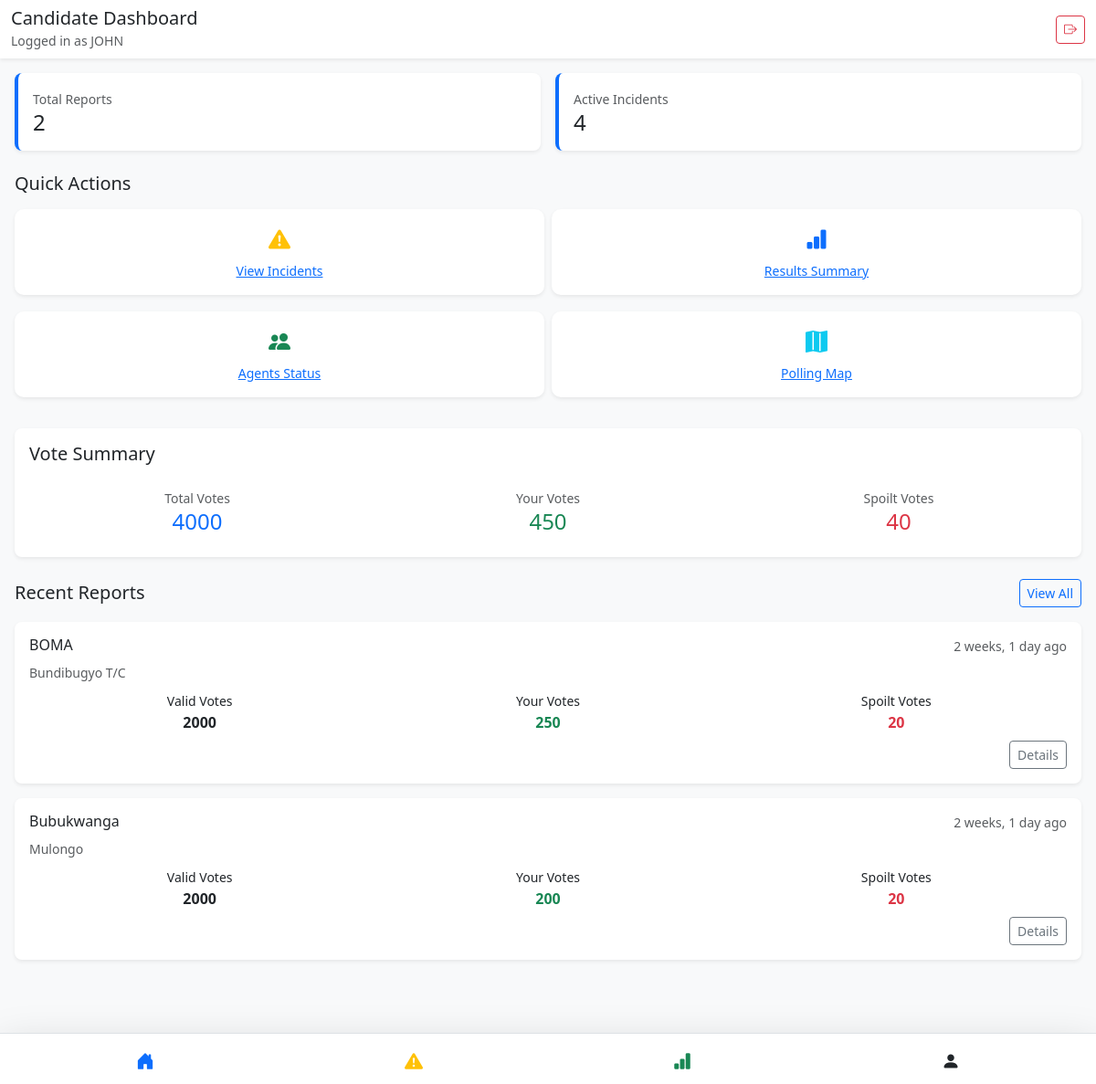
/candidate_dashboard.html (signed in), run on an earlier commit of the app's database.
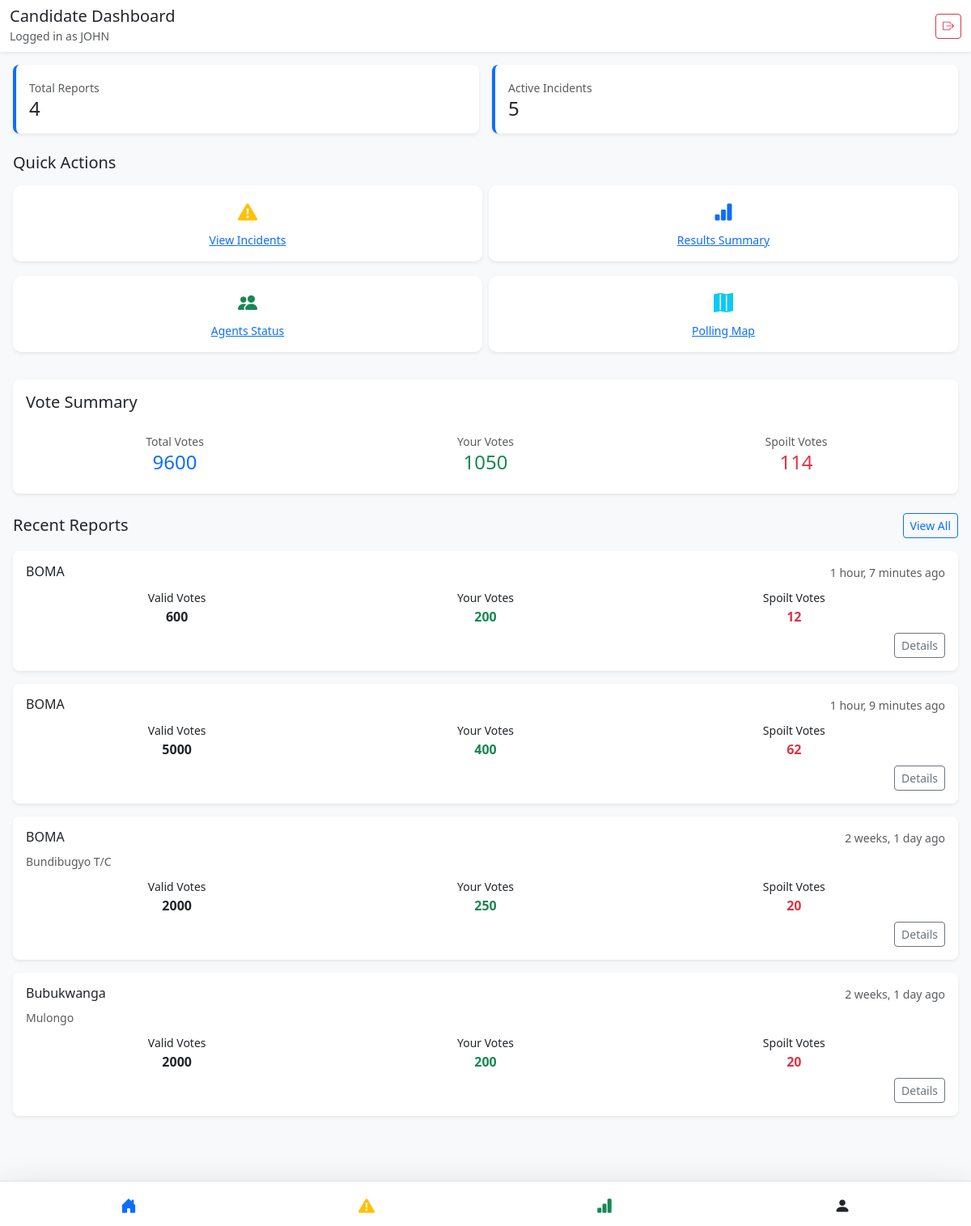
And on a later commit of the database.
### agent/models.py (models this page shows, shortened)
class VoteReport(models.Model):
    agent = models.ForeignKey(Agent, on_delete=models.CASCADE, related_name='vote_report', null=True, blank=True  )
    poll_name = models.CharField(max_length=200)
    location = models.CharField(max_length=200, blank=True)
    valid_vote = models.IntegerField(default=0)
    spoilt_vote = models.IntegerField(default=0)
    vote_count = models.IntegerField(default=0)
    comment = models.TextField(blank=True)
    photo = models.ImageField(upload_to='vote_reports/', null=True, blank=True)
    dr_form = models.FileField(
        upload_to='dr_forms/',
        blank=True,
        null=True,
        verbose_name="DR Form Photo")
    submitted_at = models.DateTimeField(default=timezone.now)

### agent/views.py (the view)
# urls.py: path('candidate_dashboard.html', views.candidate_dashboard, name='candidate_dashboard'),
@login_required
def candidate_dashboard(request):
    try:
        candidate = request.user.candidate
    except:
        return redirect('candidate_login')
    reports = VoteReport.objects.filter(agent__candidate=candidate).order_by('-submitted_at')
    incidents = Incident.objects.filter(agent__candidate=candidate, resolved=False).order_by('-submitted_at')
    vote_totals = VoteReport.objects.filter(
        agent__candidate=candidate
    ).aggregate(
        valid_vote=Sum('valid_vote'),
        vote_count=Sum('vote_count'),
        spoilt_vote=Sum('spoilt_vote')
    )
    context = {
        'reports': reports[:5],
        'total_votes': vote_totals['valid_vote'] or 0,
        'candidate_votes': vote_totals['vote_count'] or 0,
        'spoilt_votes': vote_totals['spoilt_vote'] or 0,
        'active_incidents_count': incidents.count() or 0,
    }
    return render(request, 'candidate_dashboard.html', context)

### templates/candidate_dashboard.html (shortened to what this page needs)
<!DOCTYPE html>
<html lang="en">
<head>
  <link href="https://cdn.jsdelivr.net/npm/bootstrap@5.3.0/dist/css/bootstrap.min.css" rel="stylesheet">
  <link rel="stylesheet" href="https://cdn.jsdelivr.net/npm/bootstrap-icons@1.10.0/font/bootstrap-icons.css">
</head>
<body class="bg-light">
  <header class="sticky-top bg-white shadow-sm">
    <div class="container-fluid py-2">
      <div class="d-flex justify-content-between align-items-center">
        <div>
          <h5 class="mb-0">Candidate Dashboard</h5>
          <small class="text-muted">Logged in as {{ user.username }}</small>
        </div>
        <a href="{% url 'logout' %}" class="btn btn-sm btn-outline-danger">
          <i class="bi bi-box-arrow-right"></i>
        </a>
      </div>
    </div>
  </header>
  <main class="container-fluid p-3">
    <div class="row g-3 mb-4">
      <div class="col-6">
        <div class="status-card bg-white p-3 shadow-sm">
          <small class="text-muted">Total Reports</small>
          <h4 class="mb-0">{{ reports|length }}</h4>
        </div>
      </div>
      <div class="col-6">
        <div class="status-card bg-white p-3 shadow-sm">
          <small class="text-muted">Active Incidents</small>
          <h4 class="mb-0">{{ active_incidents_count }}</h4>
        </div>
      </div>
    </div>
    <h5 class="mb-3">Quick Actions</h5>
    <div class="row g-2 mb-4">
      <div class="col-6">
        <a href="{% url 'reported_incident' %}" class="quick-action-btn bg-white shadow-sm d-block">
          <div class="text-warning mb-1">
            <i class="bi bi-exclamation-triangle-fill fs-4"></i>
          </div>
          <small>View Incidents</small>
        </a>
      </div>
      <div class="col-6">
         <a href="{% url 'results_summary' %}" class="quick-action-btn bg-white shadow-sm d-block">
          <div class="text-primary mb-1">
            <i class="bi bi-bar-chart-fill fs-4"></i>
          </div>
          <small>Results Summary</small>
        </a>
      </div>
      <div class="col-6">
        <a href="#" class="quick-action-btn bg-white shadow-sm d-block">
          <div class="text-success mb-1">
            <i class="bi bi-people-fill fs-4"></i>
          </div>
          <small>Agents Status</small>
        </a>
      </div>
      <div class="col-6">
        <a href="#" class="quick-action-btn bg-white shadow-sm d-block">
          <div class="text-info mb-1">
            <i class="bi bi-map-fill fs-4"></i>
          </div>
          <small>Polling Map</small>
        </a>
      </div>
    </div>
    <div class="bg-white rounded-3 shadow-sm p-3 mb-4">
      <h5 class="mb-3">Vote Summary</h5>
      <div class="row g-3 text-center">
        <div class="col-4">
          <div class="p-2">
            <small class="text-muted">Total Votes</small>
            <h4 class="mb-0 text-primary">{{ total_votes }}</h4>
          </div>
        </div>
        <div class="col-4">
          <div class="p-2">
            <small class="text-muted">Your Votes</small>
            <h4 class="mb-0 text-success">{{ candidate_votes }}</h4>
          </div>
        </div>
        <div class="col-4">
          <div class="p-2">
            <small class="text-muted">Spoilt Votes</small>
            <h4 class="mb-0 text-danger">{{ spoilt_votes }}</h4>
          </div>
        </div>
      </div>
    </div>
    <div class="d-flex justify-content-between align-items-center mb-3">
      <h5 class="mb-0">Recent Reports</h5>
      <a href="{% url 'reports' %}" class="btn btn-sm btn-outline-primary">View All</a>
    </div>
    {% if reports %}
      <div class="row g-3">
        {% for report in reports|slice:":4" %}
        <div class="col-12">
          <div class="report-card bg-white rounded-3 shadow-sm p-3">
            <div class="d-flex justify-content-between mb-2">
              <h6 class="mb-0">{{ report.poll_name }}</h6>
              <small class="text-muted">{{ report.submitted_at|timesince }} ago</small>
            </div>
            <p class="text-muted small mb-2">{{ report.location }}</p>
            <div class="row g-2 text-center">
              <div class="col-4">
                <small>Valid Votes</small>
                <p class="mb-0 fw-bold">{{ report.valid_vote }}</p>
              </div>
              <div class="col-4">
                <small>Your Votes</small>
                <p class="mb-0 fw-bold text-success">{{ report.vote_count }}</p>
              </div>
              <div class="col-4">
                <small>Spoilt Votes</small>
                <p class="mb-0 fw-bold text-danger">{{ report.spoilt_vote }}</p>
              </div>
            </div>
            <div class="d-flex justify-content-end mt-2">
<a href="{% url 'report_detail' report.id %}" class="btn btn-sm btn-outline-secondary">Details</a>
            </div>
          </div>
        </div>
        {% endfor %}
      </div>
    {% else %}
      <div class="alert alert-info">
        <i class="bi bi-info-circle"></i> No reports submitted yet by your agents.
      </div>
    {% endif %}
  </main>
  <nav class="navbar fixed-bottom bg-white shadow-lg border-top">
    <div class="container-fluid">
      <div class="d-flex justify-content-around w-100">
        <a href="#" class="btn btn-link text-primary active">
          <i class="bi bi-house-door-fill fs-5"></i>
        </a>
        <a href="{% url 'reported_incident' %}" class="btn btn-link text-warning">
          <i class="bi bi-exclamation-triangle-fill fs-5"></i>
        </a>
        <a href="#" class="btn btn-link text-success">
          <i class="bi bi-bar-chart-fill fs-5"></i>
        </a>
        <a href="#" class="btn btn-link text-dark">
          <i class="bi bi-person-fill fs-5"></i>
        </a>
      </div>
    </div>
  </nav>
</body>
</html>

### templates/candidate_dashboard.html (style rules this page uses)
.quick-action-btn { border-radius: 10px; padding: 15px; margin-bottom: 10px; text-align: center; transition: all 0.2s; }
.status-card { border-left: 4px solid #0d6efd; border-radius: 8px; }
.report-card { transition: all 0.2s; }
body.bg-light { padding-bottom: 60px; }
.navbar.fixed-bottom { height: 56px; z-index: 1030; transition: transform 0.3s ease-in-out; }
main.container-fluid { margin-bottom: 60px; padding-bottom: 20px; }

What changed in the data, as far as the page shows it:
added VoteReport: poll_name "BOMA", submitted_at "1 hour, 7 minutes", valid_vote "600", vote_count "200", spoilt_vote "12"
added VoteReport: poll_name "BOMA", submitted_at "1 hour, 9 minutes", valid_vote "5000", vote_count "400", spoilt_vote "62"
Also different on the page:
{{ reports|length }}: "2" → "4"
{{ active_incidents_count }}: "4" → "5"
{{ total_votes }}: "4000" → "9600"
{{ candidate_votes }}: "450" → "1050"
{{ spoilt_votes }}: "40" → "114"
